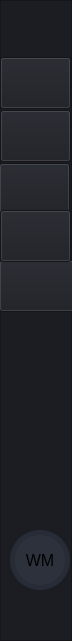
    <widget class="QFrame" name="frame_3">
     <property name="geometry">
      <rect>
       <x>-1</x>
       <y>-1</y>
       <width>72</width>
       <height>641</height>
      </rect>
     </property>
     <property name="styleSheet">
      <string notr="true">background-color: rgb(27, 29, 35);</string>
     </property>
     <property name="frameShape">
      <enum>QFrame::StyledPanel</enum>
     </property>
     <property name="frameShadow">
      <enum>QFrame::Raised</enum>
     </property>
     <widget class="QLabel" name="profileButton">
      <property name="geometry">
       <rect>
        <x>10</x>
        <y>530</y>
        <width>60</width>
        <height>60</height>
       </rect>
      </property>
      <property name="sizePolicy">
       <sizepolicy hsizetype="Maximum" vsizetype="Maximum">
        <horstretch>0</horstretch>
        <verstretch>0</verstretch>
       </sizepolicy>
      </property>
      <property name="minimumSize">
       <size>
        <width>60</width>
        <height>60</height>
       </size>
      </property>
      <property name="maximumSize">
       <size>
        <width>60</width>
        <height>60</height>
       </size>
      </property>
      <property name="font">
       <font>
        <family>Segoe UI</family>
        <pointsize>12</pointsize>
       </font>
      </property>
      <property name="styleSheet">
       <string notr="true">QLabel {
	border-radius: 30px;
	background-color: rgb(44, 49, 60);
	border: 5px solid rgb(39, 44, 54);
	background-position: center;
	background-repeat: no-repeat;
}</string>
      </property>
      <property name="text">
       <string>WM</string>
      </property>
      <property name="alignment">
       <set>Qt::AlignCenter</set>
      </property>
     </widget>
     <widget class="QPushButton" name="homeButton">
      <property name="geometry">
       <rect>
        <x>0</x>
        <y>57</y>
        <width>71</width>
        <height>52</height>
       </rect>
      </property>
      <property name="text">
       <string/>
      </property>
      <property name="icon">
       <iconset>
        <normaloff>:/views/icons/house.png</normaloff>:/views/icons/house.png</iconset>
      </property>
      <property name="iconSize">
       <size>
        <width>30</width>
        <height>44</height>
       </size>
      </property>
     </widget>
     <widget class="QPushButton" name="logoutButton">
      <property name="geometry">
       <rect>
        <x>-1</x>
        <y>260</y>
        <width>81</width>
        <height>52</height>
       </rect>
      </property>
      <property name="text">
       <string/>
      </property>
      <property name="icon">
       <iconset>
        <normaloff>icons/log-out.png</normaloff>icons/log-out.png</iconset>
      </property>
      <property name="iconSize">
       <size>
        <width>33</width>
        <height>44</height>
       </size>
      </property>
     </widget>
     <widget class="QPushButton" name="statisticsButton">
      <property name="geometry">
       <rect>
        <x>-1</x>
        <y>163</y>
        <width>71</width>
        <height>52</height>
       </rect>
      </property>
      <property name="text">
       <string/>
      </property>
      <property name="icon">
       <iconset>
        <normaloff>icons/statistics.png</normaloff>icons/statistics.png</iconset>
      </property>
      <property name="iconSize">
       <size>
        <width>33</width>
        <height>44</height>
       </size>
      </property>
     </widget>
     <widget class="QPushButton" name="adminPanelButton">
      <property name="geometry">
       <rect>
        <x>0</x>
        <y>110</y>
        <width>71</width>
        <height>52</height>
       </rect>
      </property>
      <property name="text">
       <string/>
      </property>
      <property name="icon">
       <iconset>
        <normaloff>icons/adminPanel.png</normaloff>icons/adminPanel.png</iconset>
      </property>
      <property name="iconSize">
       <size>
        <width>33</width>
        <height>44</height>
       </size>
      </property>
     </widget>
     <widget class="QPushButton" name="profileButtonOrignal">
      <property name="geometry">
       <rect>
        <x>0</x>
        <y>210</y>
        <width>71</width>
        <height>52</height>
       </rect>
      </property>
      <property name="text">
       <string/>
      </property>
      <property name="icon">
       <iconset>
        <normaloff>icons/profile.png</normaloff>icons/profile.png</iconset>
      </property>
      <property name="iconSize">
       <size>
        <width>33</width>
        <height>44</height>
       </size>
      </property>
     </widget>
    </widget>
